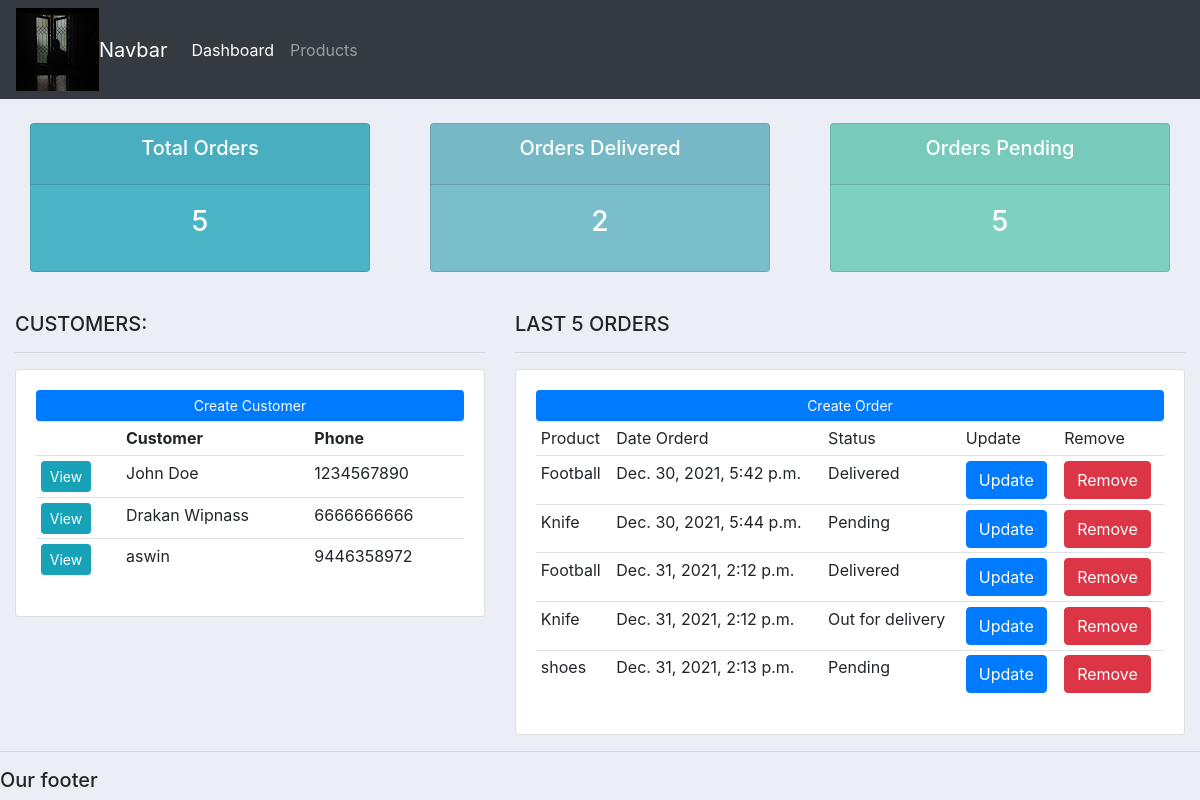
The app's page /dashboard, older data.
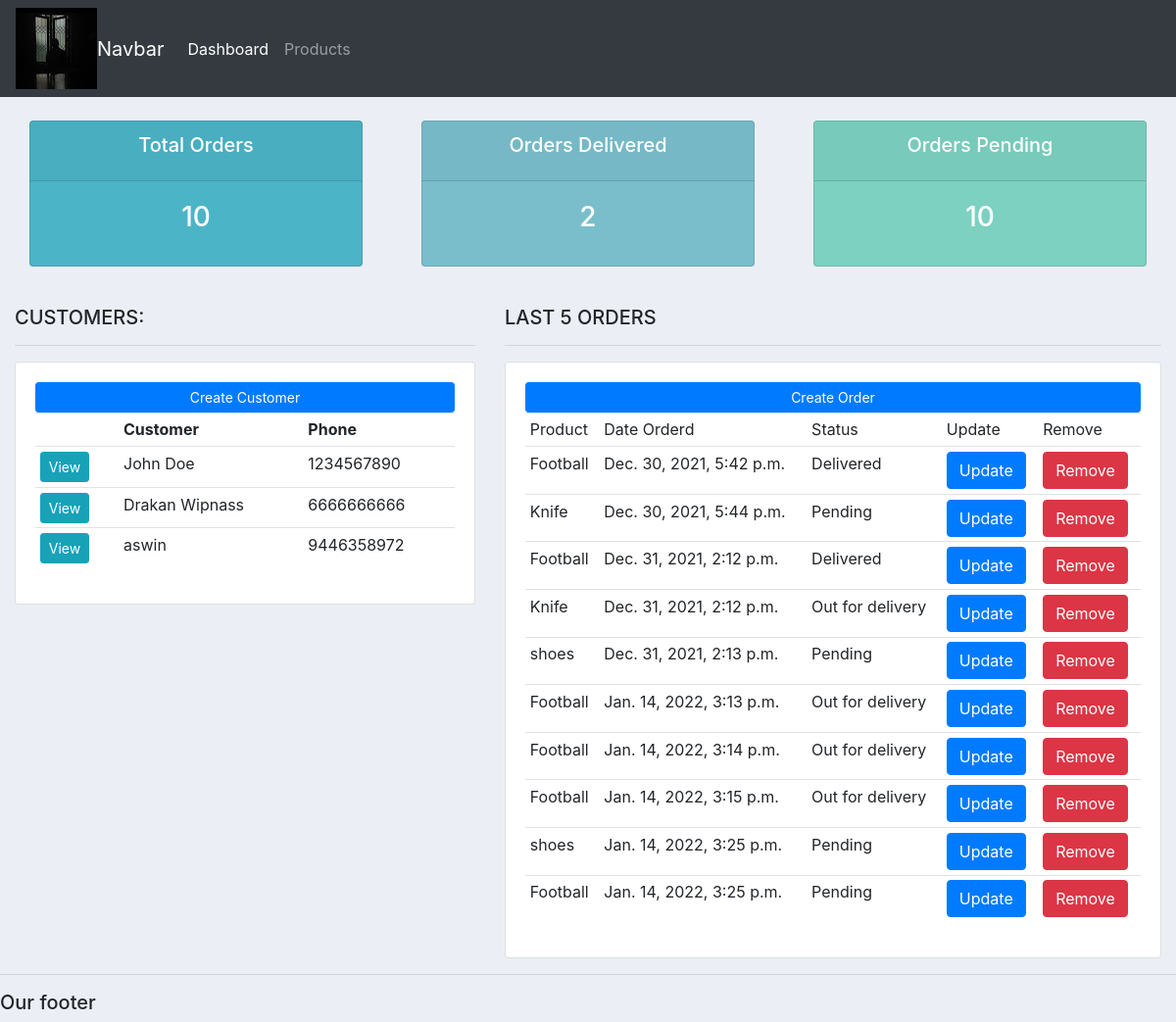
The same page, newer data.
### mainapp/models.py (models this page shows, shortened)
class Customer(models.Model):
    name = models.CharField(max_length=200, null=True)
    phone = models.CharField(max_length=200,null=True)
    email=models.CharField(max_length=200,null=True)
    date_created = models.DateTimeField(auto_now_add=True,null=True)

class Order(models.Model):
    STATUS=(
        ('Pending','Pending'),
        ('Out for delivery','Out for delivery'),
        ('Delivered','Delivered'),
    )
    customer = models.ForeignKey(Customer,on_delete=models.SET_NULL,null=True)
    product = models.ForeignKey(Product,on_delete=models.SET_NULL,null=True)
    data_created = models.DateTimeField(auto_now_add=True,null=True)
    status = models.CharField(max_length=200,null=True,choices=STATUS)

class Product(models.Model):
    CATEGORY=(
        ('Indoor', 'Indoor'),
        ('Out Door','Out door')
    )
    name = models.CharField(max_length=200,null=True)
    price = models.FloatField(null=True)
    category = models.CharField(max_length=200,null=True,choices=CATEGORY)
    description = models.CharField(max_length=200,null=True)
    data_created = models.DateTimeField(auto_now_add=True,null=True)
    tags = models.ManyToManyField(Tag)
    def __str__(self):
        return self.name

### mainapp/views.py (the view)
# urls.py: path('dashboard', views.dashboard, name='dashboard'),
def dashboard(request):
    order = Order.objects.all()
    customer = Customer.objects.all()
    total_orders = order.count()
    customer_count = customer.count()
    delivered_count = Order.objects.all().filter(status="Delivered").count()
    context = {"order":order,"customer":customer,"total_orders":total_orders,"customer_count":customer_count,"delivered_count":delivered_count}
    return render(request,'mainapp/dashboard.html',context)

### mainapp/templates/mainapp/dashboard.html
{%  extends 'mainapp/main.html' %}
{% block content %}
{%  include 'mainapp/status.html' %}
<br>
<div class="row">
	<div class="col-md-5">
		<h5>CUSTOMERS:</h5>
		<hr>
		<div class="card card-body">
			<a class="btn btn-primary  btn-sm btn-block" href="">Create Customer</a>
			<table class="table table-sm">
				<tr>
					<th></th>
					<th>Customer</th>
					<th>Phone</th>
				</tr>
				{% for cust in customer %}
				<tr>
					<td><a class="btn btn-sm btn-info" href="{% url 'customer' cust.id %}" target="blank">View</a></td>
					<td>{{cust.name}}</td>
					<td>{{cust.phone}}</td>
				</tr>
				{% endfor %}
			</table>
		</div>
	</div>
	<div class="col-md-7">
		<h5>LAST 5 ORDERS</h5>
		<hr>
		<div class="card card-body">
			<a class="btn btn-primary  btn-sm btn-block" href="{% url 'create_order' %}">Create Order</a>
			<table class="table table-sm">
				<tr>
					<td>Product</td>
					<td>Date Orderd</td>
					<td>Status</td>
					<td>Update</td>
					<td>Remove</td>
				</tr>
				{% for ord in order %}
					<tr>
						<td>{{ord.product}}</td>
						<td>{{ord.data_created}}</td>
						<td>{{ord.status}}</td>
						<td><button class="btn btn-primary btn"> <a style = "color:white;text-decoration:none" href="{% url 'update_order' ord.id %}">Update</a></td>
						<td><button class="btn btn-danger btn"> <a style = "color:white;text-decoration:none" href="{% url 'remove_order' ord.id %}">Remove</a></td>
					</tr>
				{% endfor %}
			</table>
		</div>
	</div>
</div>
{% endblock %}

Row changes from the older to the newer data that the page shows:
added Order: product "Football", data_created "Jan. 14, 2022, 3:13 p.m.", status "Out for delivery"
added Order: product "Football", data_created "Jan. 14, 2022, 3:14 p.m.", status "Out for delivery"
added Order: product "Football", data_created "Jan. 14, 2022, 3:15 p.m.", status "Out for delivery"
added Order: product "shoes", data_created "Jan. 14, 2022, 3:25 p.m.", status "Pending"
added Order: product "Football", data_created "Jan. 14, 2022, 3:25 p.m.", status "Pending"
Text that changed along with them:
{{ total_orders }}: "5" → "10"
